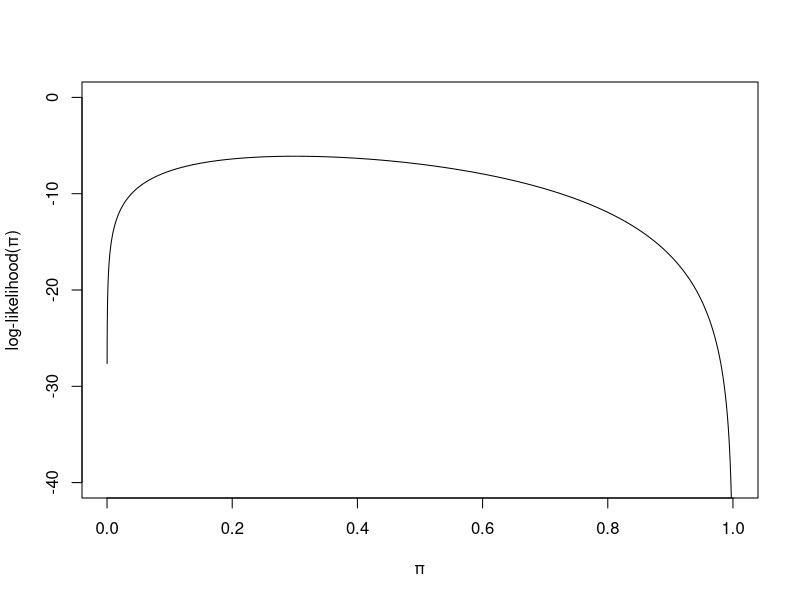
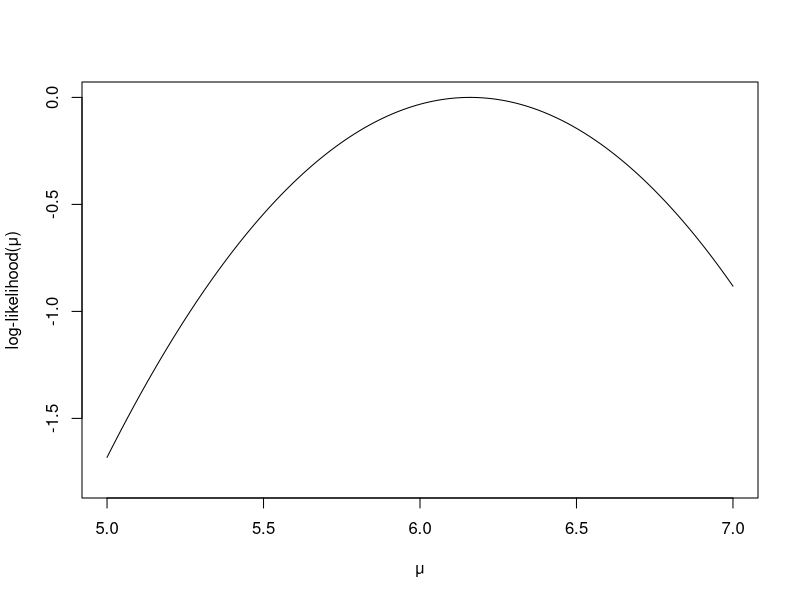

These figures' R source, in order: (Note: this script raises an error after producing the figures.)
## ---- chunk 1
pi <- seq(0,1, by = 0.0001)
likelihood <- 3*log(pi) + 7*log(1-pi)
plot(pi, likelihood, type = "l", ylim = c(-40, 0), frame.plot = TRUE,
     ylab = "log-likelihood(\U03C0)", xlab = "\U03C0" )
## ---- chunk 2
mu <- seq(5,7, by = 0.0001)
likelihood <- -(5/4)*(6.16-mu)^2
plot(mu, likelihood, type = "l", ylim = c(-1.8, 0), frame.plot = TRUE,
     ylab = "log-likelihood(\U03BC)", xlab = "\U03BC" )
## ---- chunk 3
knitr::include_graphics("../img/Selection_122.png")
## ---- chunk 4
knitr::include_graphics("../img/Selection_123.png")
## ---- chunk 5
knitr::include_graphics("../img/Selection_124.png")
